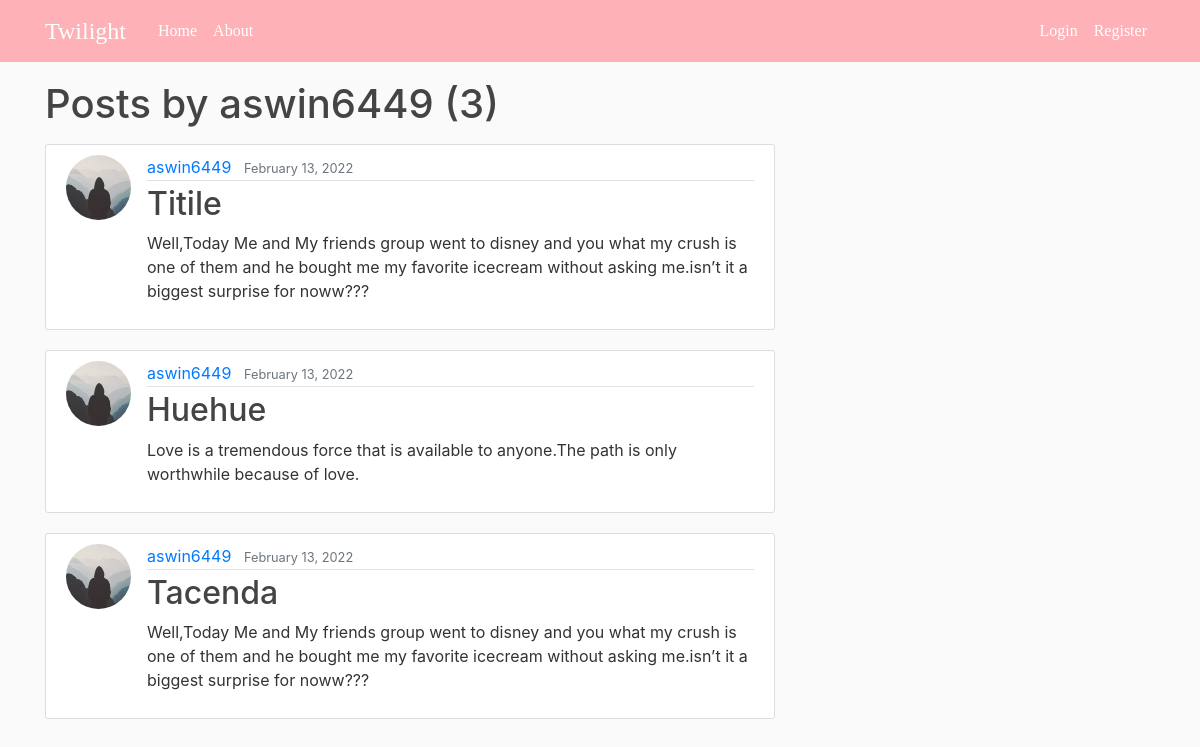
Page /user/aswin6449 on the committed database.
### blog/models.py (models this page shows, shortened)
class Post(models.Model):
    title = models.CharField(max_length=100)
    content = models.TextField()
    date_posted = models.DateTimeField(default=timezone.now)
    author = models.ForeignKey(User, on_delete=models.CASCADE)
    likes = models.ManyToManyField(User, related_name='blog_posts')

### users/models.py (models this page shows, shortened)
class Profile(models.Model):
    user = models.OneToOneField(User, on_delete=models.CASCADE)
    image = models.ImageField(default='default.jpg', upload_to='profile_pics')

### blog/views.py (the view)
# urls.py: path('user/<str:username>', UserPostListView.as_view(), name='user-posts'),
class UserPostListView(ListView):
    model = Post
    template_name = 'blog/user_posts.html'  # <app>/<model>_<viewtype>.html
    context_object_name = 'posts'
    paginate_by = 5
    def get_queryset(self):
        user = get_object_or_404(User, username=self.kwargs.get('username'))
        return Post.objects.filter(author=user).order_by('-date_posted')

### blog/templates/blog/user_posts.html (shortened to what this page needs)
{% extends "blog/base.html" %}
{% block content %}
    <h1 class="mb-3">Posts by {{ view.kwargs.username }} ({{ page_obj.paginator.count }})</h1>
    {% for post in posts %}
        <article class="media content-section">
          <img class="rounded-circle article-img" src="{{ post.author.profile.image.url }}">
          <div class="media-body">
            <div class="article-metadata">
              <a class="mr-2" href="{% url 'user-posts' post.author.username %}">{{ post.author }}</a>
              <small class="text-muted">{{ post.date_posted|date:"F d, Y" }}</small>
            </div>
            <h2><a class="article-title" href="{% url 'post-detail' post.id %}">{{ post.title }}</a></h2>
            <p class="article-content">{{ post.content }}</p>
          </div>
        </article>
    {% endfor %}
{% endblock content %}

### blog/static/blog/main.css (style rules this page uses)
body { background: #fafafa; color: #333333; margin-top: 5rem; }
h1, h2, h3, h4, h5, h6 { color: #444444; }
.content-section { background: #ffffff; padding: 10px 20px; border: 1px solid #dddddd; border-radius: 3px; margin-bottom: 20px; }
.article-title { color: #444444; }
.article-content { white-space: pre-line; }
.article-img { height: 65px; width: 65px; margin-right: 16px; }
.article-metadata { padding-bottom: 1px; margin-bottom: 4px; border-bottom: 1px solid #e3e3e3 }

### rows in the picture
Post: author.profile.image (placeholder picture), author "aswin6449", date_posted "February 13, 2022", title "Titile", content "Well,Today Me and My friends group went to disney and you what my crush is one of them and he bought me my favorite icecream without asking me.isn’t it a biggest surprise for noww???"
Post: author.profile.image (placeholder picture), author "aswin6449", date_posted "February 13, 2022", title "Huehue", content "Love is a tremendous force that is available to anyone.The path is only worthwhile because of love."
Post: author.profile.image (placeholder picture), author "aswin6449", date_posted "February 13, 2022", title "Tacenda", content "Well,Today Me and My friends group went to disney and you what my crush is one of them and he bought me my favorite icecream without asking me.isn’t it a biggest surprise for noww???"

### other values in the picture
{{ view.kwargs.username }} "aswin6449"
{{ page_obj.paginator.count }} "3"
